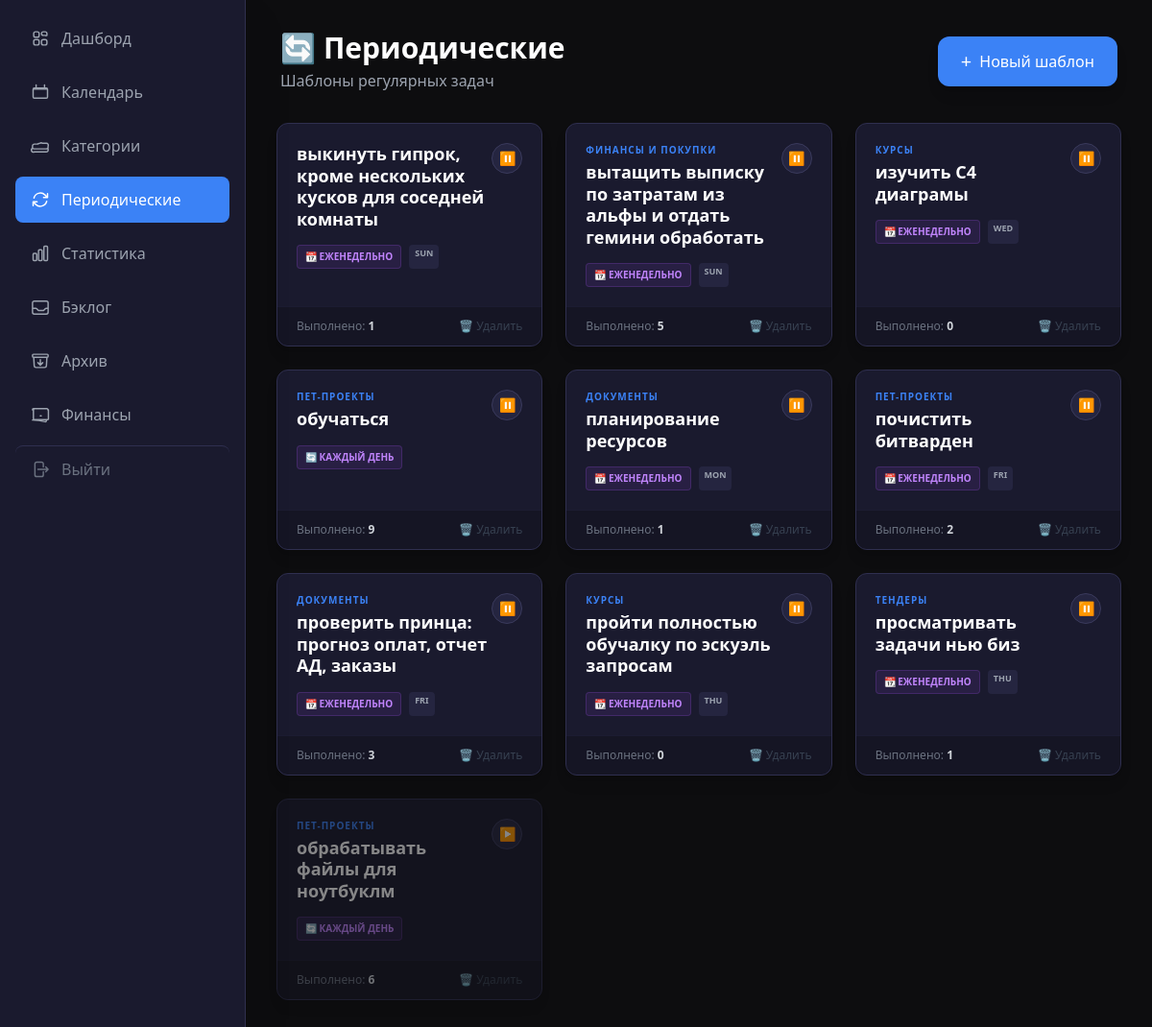
Page /recurring on the earlier database version.
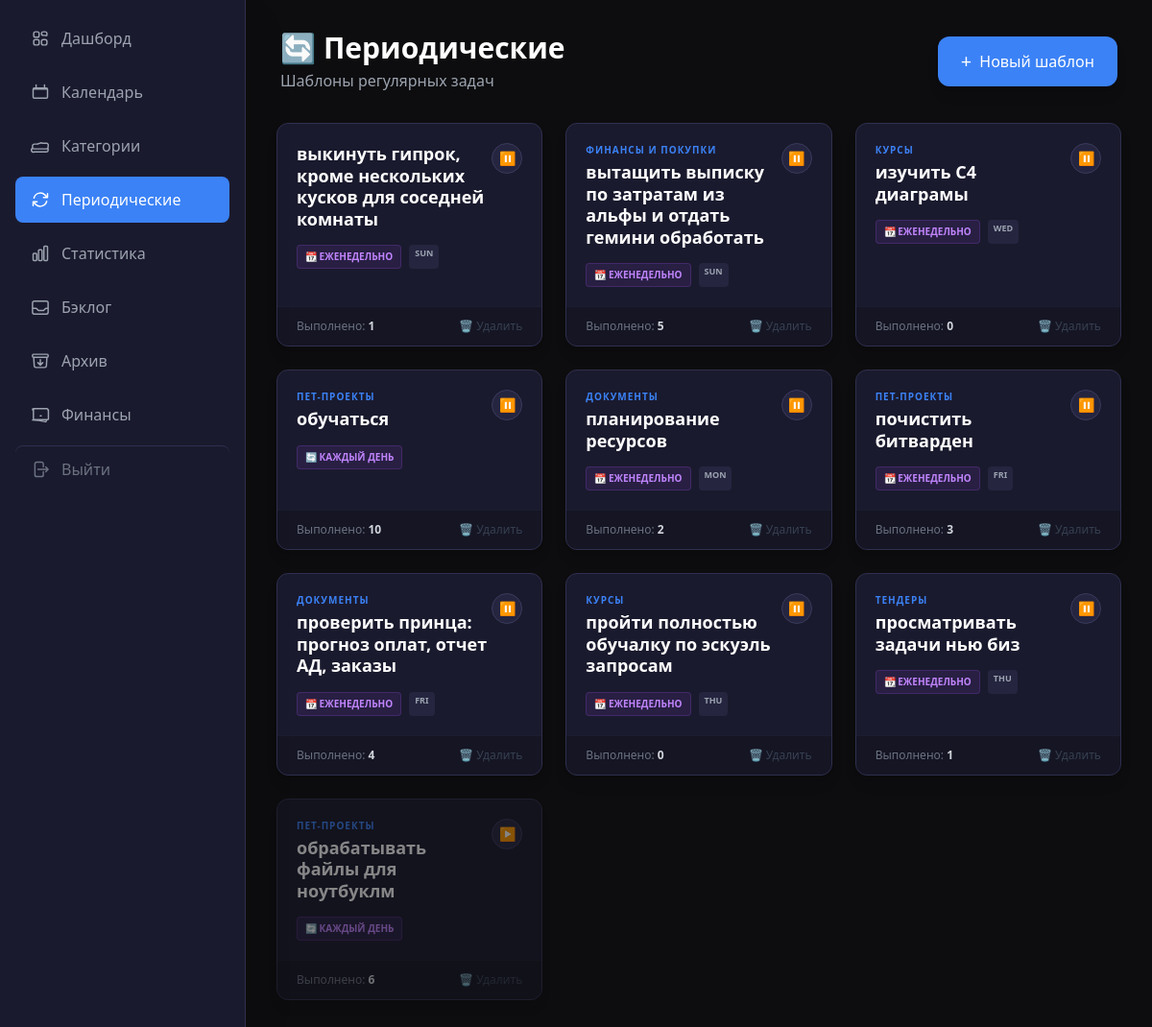
Same page on the later database version.
### app/models/recurring.py (models this page shows)
class RecurringTask(Base):
    __tablename__ = "recurring_tasks"
    id = Column(Integer, primary_key=True, index=True)
    title = Column(String(500), nullable=False)
    description = Column(String, default="")
    category_id = Column(Integer, ForeignKey("categories.id"), nullable=True)
    priority = Column(String(20), default="средний")
    recurrence_type = Column(String(20), nullable=False)  # daily/weekly/monthly/custom
    recurrence_days = Column(JSON, nullable=True)  # ["mon", "wed", "fri"]
    recurrence_interval = Column(Integer, default=1)  # для custom
    start_date = Column(Date, nullable=False)
    end_date = Column(Date, nullable=True)
    time_of_day = Column(Time, nullable=True)
    is_active = Column(Boolean, default=True, index=True)
    completed_count = Column(Integer, default=0)
    missed_count = Column(Integer, default=0)
    created_at = Column(DateTime(timezone=True), server_default=func.now())
    category = relationship("Category")
    completions = relationship(
        "RecurringCompletion",
        back_populates="recurring_task",
        cascade="all, delete-orphan",
    )

### app/models/category.py (models this page shows)
class Category(Base):
    __tablename__ = "categories"
    id = Column(Integer, primary_key=True, index=True)
    name = Column(String(100), nullable=False, index=True)
    is_global = Column(Boolean, default=False, index=True)
    parent_id = Column(Integer, ForeignKey("categories.id"), nullable=True)
    type = Column(String(20), default="task", index=True)  # task / finance
    created_at = Column(DateTime(timezone=True), server_default=func.now())
    children = relationship("Category", backref="parent", remote_side=[id], lazy="select")
    tasks = relationship("Task", back_populates="category", lazy="select")

### app/web/routes/recurring.py (the view)
@router.get("/recurring", response_class=HTMLResponse)
async def recurring_page(request: Request):
    async with async_session() as db:
        result = await db.execute(
            select(RecurringTask)
            .options(selectinload(RecurringTask.category))
            .order_by(RecurringTask.is_active.desc(), RecurringTask.title)
        )
        recurring_tasks = result.scalars().all()
        cats_result = await db.execute(
            select(Category).order_by(Category.is_global.desc(), Category.name)
        )
        categories = cats_result.scalars().all()
    flash = request.query_params.get("flash")
    flash_title = request.query_params.get("title", "")
    return templates.TemplateResponse(request, "recurring.html", {
        "request": request,
        "recurring_tasks": recurring_tasks,
        "categories": categories,
        "today": date.today().isoformat(),
        "flash": flash,
        "flash_title": flash_title,
        "show_create_form": flash in ("duplicate", "empty_title"),
    })

### app/web/templates/recurring.html (shortened to what this page needs)
{% extends "base.html" %}
{% block extra_head %}
<link rel="stylesheet" href="https://cdn.jsdelivr.net/npm/flatpickr/dist/flatpickr.min.css">
<link rel="stylesheet" href="https://cdn.jsdelivr.net/npm/flatpickr/dist/themes/dark.css">
{% endblock %}
{% block content %}
<div class="max-w-6xl mx-auto" x-data="{
    showCreate: {{ 'true' if show_create_form else 'false' }},
    initFlatpickr() {
        flatpickr('.datepicker', {
            locale: 'ru',
            dateFormat: 'Y-m-d',
            defaultDate: 'today',
            disableMobile: 'true'
        });
    }
}" x-init="$watch('showCreate', value => { if(value) { $nextTick(() => initFlatpickr()) } })">
    <div class="flex flex-col sm:flex-row sm:items-center justify-between mb-8 gap-4 px-1">
        <div>
            <h1 class="text-2xl lg:text-3xl font-bold text-white flex items-center gap-2">
                <span>🔄</span> Периодические
            </h1>
            <p class="text-gray-400 mt-1 text-sm lg:text-base">Шаблоны регулярных задач</p>
        </div>
        <button @click="showCreate = !showCreate" type="button"
                class="w-full sm:w-auto px-6 py-3 bg-accent hover:bg-blue-600 text-white font-medium rounded-xl transition-all shadow-lg flex items-center justify-center gap-2 active:scale-95">
            <span x-show="!showCreate" class="flex items-center gap-2">
                <span class="text-xl">+</span>
                <span>Новый шаблон</span>
            </span>
        </button>
    </div>
    <div class="grid grid-cols-1 md:grid-cols-2 lg:grid-cols-3 gap-6">
        {% for rt in recurring_tasks %}
        <div class="bg-dark-800 rounded-xl border border-dark-600 overflow-hidden flex flex-col shadow-lg hover:border-purple-500/50 transition-all group {{ 'opacity-50' if not rt.is_active else '' }}"
             id="rt-card-{{ rt.id }}">
            <div class="p-5 flex-1">
                <div class="flex justify-between items-start mb-3">
                    <div class="flex flex-col gap-1">
                        {% if rt.category %}
                        <span class="text-[10px] font-bold uppercase tracking-widest text-accent">
                            {{ rt.category.name }}
                        </span>
                        {% endif %}
                        <h3 class="text-lg font-bold text-white leading-tight">{{ rt.title }}</h3>
                    </div>
                    <form hx-post="/api/recurring/{{ rt.id }}/toggle" hx-swap="none" hx-on::after-request="window.location.reload()">
                        <button type="submit"
                                class="w-8 h-8 rounded-full bg-dark-700 flex items-center justify-center border border-dark-500 hover:bg-accent hover:border-accent transition-all text-sm">
                            {{ '⏸' if rt.is_active else '▶️' }}
                        </button>
                    </form>
                </div>
                <div class="flex flex-wrap gap-2 mt-4">
                    <div class="px-2 py-1 bg-purple-500/10 border border-purple-500/20 rounded text-[10px] text-purple-400 font-bold uppercase">
                        {% if rt.recurrence_type == 'daily' %}
                            🔄 Каждый день
                        {% elif rt.recurrence_type == 'monthly' %}
                            🗓 Раз в месяц
                        {% else %}
                            📆 Еженедельно
                        {% endif %}
                    </div>
                    {% if rt.recurrence_type == 'weekly' and rt.recurrence_days %}
                        {% set days = rt.recurrence_days if rt.recurrence_days is iterable and rt.recurrence_days is not string else [] %}
                        <div class="flex gap-1">
                            {% for d in days %}
                                <span class="px-1.5 py-0.5 bg-dark-700 rounded text-[9px] text-gray-400 font-bold uppercase">{{ d }}</span>
                            {% endfor %}
                        </div>
                    {% endif %}
                </div>
            </div>
            <div class="px-5 py-3 bg-dark-900/30 border-t border-dark-700/50 flex justify-between items-center text-xs">
                <span class="text-gray-500">Выполнено: <b class="text-gray-300">{{ rt.completed_count }}</b></span>
                <button hx-delete="/api/recurring/{{ rt.id }}"
                        hx-confirm="Удалить этот шаблон?"
                        hx-on::after-request="window.location.reload()"
                        class="text-gray-700 hover:text-red-500 transition-colors">
                    🗑 Удалить
                </button>
            </div>
        </div>
        {% endfor %}
    </div>
</div>
{% endblock %}

Differences in the rows shown:
changed RecurringTask "обучаться": completed_count "9" → "10"
changed RecurringTask "планирование ресурсов": completed_count "1" → "2"
changed RecurringTask "почистить битварден": completed_count "2" → "3"
changed RecurringTask "проверить принца: прогноз оплат, отчет АД, заказы": completed_count "3" → "4"
